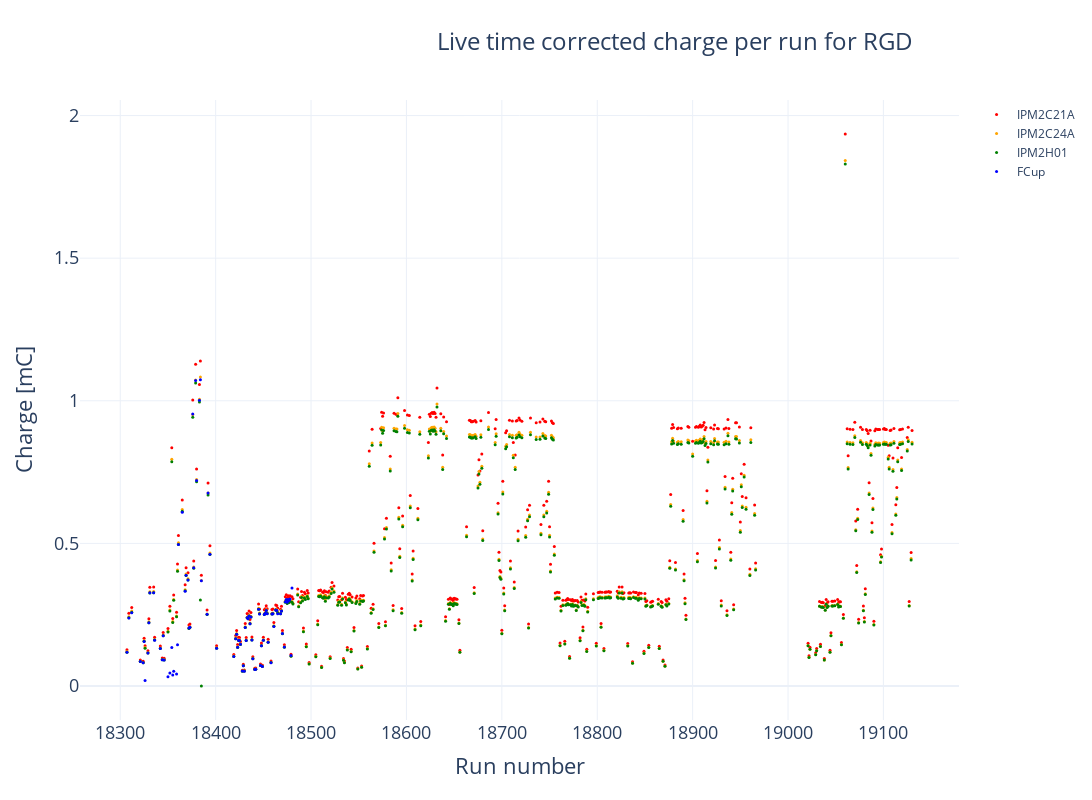

Notebook source saved alongside this figure:
### Code cell
fig = make_subplots() # (specs=[[{"secondary_y": True}]])
fig.update_layout(width=1280, height=800,
                  title=go.layout.Title(text=f"Live time corrected charge per run for RGD", xanchor="left", x=0.4),
                  titlefont=dict(size=24),)
fig.add_trace(go.Scatter(x=dfx.number, y=dfx.IPM2C21A_corr, mode='markers', name='IPM2C21A', marker=dict(color='red', size=3)), secondary_y=False)
fig.add_trace(go.Scatter(x=dfx.number, y=dfx.IPM2C24A_corr, mode='markers', name='IPM2C24A', marker=dict(color='orange', size=3)), secondary_y=False)
fig.add_trace(go.Scatter(x=dfx.number, y=dfx.IPM2H01_corr, mode='markers', name='IPM2H01', marker=dict(color='green', size=3)), secondary_y=False)
fig.add_trace(go.Scatter(x=dfx.loc[dfx.start_time<start_fcup_trouble,"number"], y=dfx.loc[dfx.start_time<start_fcup_trouble,"scaler_calc1b_corr"], mode='markers', name='FCup', marker=dict(color='blue', size=3)), secondary_y=False)



fig.update_xaxes(title_text="Run number", titlefont=dict(size=22), tickfont=dict(size=18), tickformat="%5d")
fig.update_yaxes(title_text="Charge [mC]", titlefont=dict(size=22), tickfont=dict(size=18))
fig.write_image("RGD_LT_corrected_charge_per_run.pdf", width=1200, height=900)
fig.show()

### Figure 1 — Plotly figure (JSON) as saved in the notebook; plotly's stock layout.template omitted (floating-point values rounded to 4 significant figures; data arrays with more than 128 entries replaced by an {"elided": "..."} marker saying what was removed)
{"data": [{"marker": {"color": "red", "size": 3}, "mode": "markers", "name": "IPM2C21A", "type": "scatter", "x": {"elided": "487 int values"}, "xaxis": "x", "y": {"elided": "487 float values"}, "yaxis": "y"}, {"marker": {"color": "orange", "size": 3}, "mode": "markers", "name": "IPM2C24A", "type": "scatter", "x": {"elided": "487 int values"}, "xaxis": "x", "y": {"elided": "487 float values"}, "yaxis": "y"}, {"marker": {"color": "green", "size": 3}, "mode": "markers", "name": "IPM2H01", "type": "scatter", "x": {"elided": "487 int values"}, "xaxis": "x", "y": {"elided": "487 float values"}, "yaxis": "y"}, {"marker": {"color": "blue", "size": 3}, "mode": "markers", "name": "FCup", "type": "scatter", "x": [18307, 18309, 18312, 18321, 18324, 18325, 18326, 18329, 18330, 18331, 18335, 18336, 18342, 18344, 18345, 18346, 18350, 18352, 18354, 18355, 18356, 18359, 18360, 18361, 18365, 18368, 18369, 18371, 18372, 18373, 18376, 18377, 18379, 18380, 18383, 18384, 18385, 18391, 18392, 18394, 18401, 18419, 18421, 18422, 18423, 18424, 18425, 18426, 18428, 18429, 18430, 18431, 18432, 18433, 18434, 18435, 18436, 18437, 18438, 18439, 18441, 18442, 18445, 18446, 18447, 18448, 18449, 18450, 18451, 18452, 18453, 18454, 18455, 18458, 18459, 18460, 18461, 18463, 18464, 18465, 18468, 18469, 18470, 18472, 18473, 18474, 18475, 18476, 18477, 18478, 18479, 18480], "xaxis": "x", "y": [0.1181, 0.2382, 0.257, 0.0855, 0.08179, 0.1563, 0.01887, 0.1161, 0.2219, 0.3265, 0.327, 0.1605, 0.1316, 0.092, 0.1759, 0.09108, 0.03223, 0.04532, 0.1354, 0.03833, 0.05201, 0.04167, 0.1446, 0.496, 0.6091, 0.3321, 0.388, 0.3717, 0.2034, 0.2058, 0.9537, 0.4146, 1.071, 0.7203, 1.002, 1.073, 0.3686, 0.2515, 0.6769, 0.4617, 0.1323, 0.1037, 0.1657, 0.181, 0.1356, 0.1604, 0.1597, 0.1462, 0.05221, 0.07105, 0.05197, 0.2051, 0.1591, 0.2395, 0.2361, 0.2455, 0.2182, 0.242, 0.1614, 0.09583, 0.05827, 0.05906, 0.2691, 0.2525, 0.07188, 0.1414, 0.06824, 0.1601, 0.2509, 0.2549, 0.2643, 0.2534, 0.1534, 0.08164, 0.2522, 0.2531, 0.209, 0.2664, 0.2651, 0.2533, 0.2532, 0.2628, 0.1839, 0.1365, 0.2957, 0.3029, 0.2939, 0.3034, 0.2995, 0.3053, 0.1067, 0.344], "yaxis": "y"}], "layout": {"height": 800, "title": {"font": {"size": 24}, "text": "Live time corrected charge per run for RGD", "x": 0.4, "xanchor": "left"}, "width": 1280, "xaxis": {"anchor": "y", "autorange": true, "domain": [0, 1], "range": [18260.0, 19180.0], "tickfont": {"size": 18}, "tickformat": "%5d", "title": {"font": {"size": 22}, "text": "Run number"}, "type": "linear"}, "yaxis": {"anchor": "x", "autorange": true, "domain": [0, 1], "range": [-0.1192, 2.054], "tickfont": {"size": 18}, "title": {"font": {"size": 22}, "text": "Charge [mC]"}, "type": "linear"}}}
